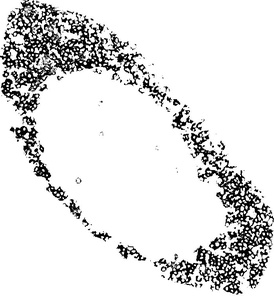
%> input picture matlab_pictures/confined_a.jpg, 274 x 296 px, shrunk from 698 x 752 before the run; its folder holds 4 pictures in this run
$ octave split_image_into_blocks_batch.m   (GNU Octave 9; MATLAB toolbox functions it lacks are replaced by stand-ins)
%> lines starting %> are read from the running program, lines starting %| are printed output that depends on the picture; in (x1, y1, x2, y2) boxes, pixels count from 0 and x2, y2 are one past the last pixel; in counts of white or black regions, pixels touching at a corner belong together; the program's own positions count from 1

% Erick Lu
% split_image_into_blocks_batch.m
% This code was written to quantify GC B cell dispersion in processed IHC images.
% The IgD (Stain_a) and GL7 (stain_b) single stain images from ImageJ
% were split into 25x25 pixel boxes using the "mat2cell" function.
% Each individual box was analyzed for IgD and GL7 content using the "numel"
% function to count pixels. For each picture, the proportion of GL7
% positive stain, along with the raw IgD and GL7 counts, are exported into
% an excel file for further analysis. This is also written so that it will run
% a batch of all the pictures you put in the "matlab pictures" folder, as long as you name
% the files properly (with suffix "_a" and "_b" for the corresponding two stains).
% Parts of this code were adapted from from Image Analyst (matlab authorid: 31862).

%==========================================================================
% Reading in the Images
%==========================================================================
clc;    % Clear the command window.
close all;  % Close all figures (except those of imtool.)
workspace;  % Make sure the workspace panel is showing.
fontSize = 20;

% Set the working directory to the folder containing the image files.
% MODIFY HERE TO SELECT NEW BATCH FROM FOLDER
folder = '/Users/ericklu/Desktop/Bioinformatics/ihc_quant/matlab_pictures'
cd(folder)

% Generate a list of all the files in the folder.
files = dir('*.jpg');
folder_size = length(files)

% MODIFY HERE TO MATCH DESTINATION FOLDER
pairing_log = fopen('pairing_log.txt', 'w')

% The following code will begin looping through all the files in the
% folder, extract the correct pairs of images, then store output data
% in a text file

n = 1
while n < folder_size
    baseFileName_a = files(n).name
    baseFileName_b = files(n+1).name

    fprintf(pairing_log, 'Files paired are %s and %s\n', baseFileName_a, baseFileName_b);

    % Get the full filename, with path prepended.
    fullFileName_a = fullfile(folder, baseFileName_a)
    fullFileName_b = fullfile(folder, baseFileName_b)

    rgbImage_a = imread(fullFileName_a);
%> rgbImage_a is the input picture: size 296x274x3 uint8; min 0, max 255, mean 223.1
    rgbImage_b = imread(fullFileName_b);
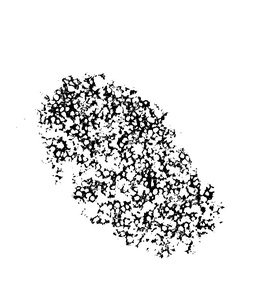
%> input picture matlab_pictures/confined_b.jpg, 274 x 296 px, shrunk from 698 x 752 before the run
%> rgbImage_b is the input picture: size 296x274x3 uint8; min 0, max 255, mean 231.3

    %Convert the images to true binary, since they contain some bleeding
    %grey pixels from ImageJ Jpg conversion.
    bwImage_a = im2bw(rgbImage_a);
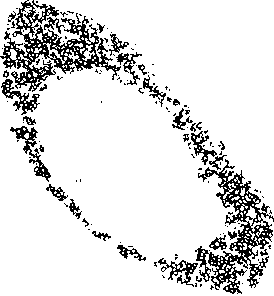
%> bwImage_a: size 296x274 logical; 87.6% white; black in thin lines or dots
    bwImage_b = im2bw(rgbImage_b);
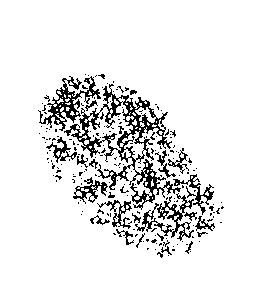
%> bwImage_b: size 296x274 logical; 90.9% white; black in thin lines or dots, all inside (x1, y1, x2, y2) = (38, 74, 224, 258)

    % Display image full screen, side by side.
    %subplot (1,2,1), imshow (bwImage_a);
    %subplot (1,2,2), imshow (bwImage_b);

    % for RGB images and 1 for black/white images.
    [rows columns numberOfColorBands] = size(bwImage_a)
%> rows = 296; columns = 274; numberOfColorBands = 1
    [rows_b columns_b numberOfColorBands_b] = size(bwImage_b)
%> rows_b = 296; columns_b = 274; numberOfColorBands_b = 1
    %Verify that rows == rows_b and columns == columns_b

    %%%%%%%%%%%%%%%%%%%%%%%%%%%%%%%%%%%%%%%%%%%%%%%%%%%%%%%%%%%%%%%%%%%%%%%%%%%%%%%%%%%%
    % Select Block Size and Create Matrix containing separate blocks using
    % mat2cell
    %%%%%%%%%%%%%%%%%%%%%%%%%%%%%%%%%%%%%%%%%%%%%%%%%%%%%%%%%%%%%%%%%%%%%%%%%%%%%%%%%%%%

    %MODIFY HERE TO CHANGE BLOCK SIZE
    blockSizeR = 25; % Pixel height for each block (row height).
    blockSizeC = 25; % Column height for each block (column height).

    % Figure out the size of each block in rows.
    % Most will be blockSizeR but there may be a remainder amount of less than that.
    wholeBlockRows = floor(rows / blockSizeR);
%> wholeBlockRows = 11
    blockVectorR = [blockSizeR * ones(1, wholeBlockRows), rem(rows, blockSizeR)];

    % Figure out the size of each block in columns.
    wholeBlockCols = floor(columns / blockSizeC);
%> wholeBlockCols = 10
    blockVectorC = [blockSizeC * ones(1, wholeBlockCols), rem(columns, blockSizeC)];

    % Generate a matrix containing the split image.
    ca_a = mat2cell(bwImage_a, blockVectorR, blockVectorC);
%> ca_a = 132 items
    ca_b = mat2cell(bwImage_b, blockVectorR, blockVectorC);
%> ca_b = 132 items

    %%%%%%%%%%%%%%%%%%%%%%%%%%%%%%%%%%%%%%%%%%%%%%%%%%%%%%%%%%%%%%%%%%%%%%%%%%%%
    %Run the loop to calculate pixel # of IgD and GL7 Stain, write to file.
    %%%%%%%%%%%%%%%%%%%%%%%%%%%%%%%%%%%%%%%%%%%%%%%%%%%%%%%%%%%%%%%%%%%%%%%%%%%%

    %Specify output text file to store data in:
    %MODIFY HERE TO MATCH BLOCK DIMENSIONS
    output_name = strrep(baseFileName_a, '_a.jpg', '_25x25.txt')

    fileID = fopen(output_name,'w');

    % Now display all the blocks.
    plotIndex = 1;
    numPlotsR = size(ca_a, 1);
%> numPlotsR = 12
    numPlotsC = size(ca_a, 2);
%> numPlotsC = 11

    %run the loop to analyze each block and spit out color quantification
    %values
    for r = 1 : numPlotsR
        for c = 1 : numPlotsC
            fprintf('plotindex = %d,   c=%d, r=%d\n', plotIndex, c, r);
            % Specify the location for display of the image.

            %UNCOMMENT THE NEXT LINE TO SHOW IMAGE
            %subplot(numPlotsR, numPlotsC, plotIndex);

            % Extract the numerical array out of the cell
            bwBlock_a = ca_a{r,c};
            bwBlock_b = ca_b{r,c};

            %UNCOMMENT THE NEXT LINE TO SHOW IMAGE
            %imshow(bwBlock_b); % Could call imshow(ca{r,c}) if you wanted to.
            [rowsB columnsB numberOfColorBandsB] = size(bwBlock_a)

            %Count the number of black pixels in the IgD Stain
            count_white_IgD = sum(bwBlock_a(:))
            numexact_IgD = numel(bwBlock_a) - count_white_IgD

            %Count the number of black pixels, in the SAME block, on the GL7
            %Stain.
            count_white_GL7 = sum(bwBlock_b(:))
            numexact_GL7 = numel(bwBlock_b) - count_white_GL7

            %Verify that you are counting the same total pixels between the IgD
            %and GL7 Stains, so that they can be compared.
            numpixels_IgD = numel(bwBlock_a);
            numpixels_GL7 = numel(bwBlock_b);

            %Calculate the proportion of IgD: IgD+GL7 stain.
            proportion_GL7 = numexact_GL7/(numexact_GL7 + numexact_IgD)

            %Print the data to your output file.
            fprintf(fileID,'%d\t%d\t%d\t%d\t%d\t%d\t%d\t%d\n', plotIndex, rowsB, columnsB, numexact_IgD, numexact_GL7, proportion_GL7, numpixels_IgD, numpixels_GL7);

            %%%%%%%%%%%%%%%%%%%%%%%%%%%%%%%%%%
            %UNCAPTION THE FOLLOWING LINES TO GENERATE THE IMAGE
            %%%%%%%%%%%%%%%%%%%%%%%%%%%%%%%%%%
            % Mark the index # for each block as it is printed to the screen.
            %caption = sprintf('#%d',plotIndex);
            %title(caption);
            %drawnow;

            % Increment the subplot to the next location.
            plotIndex = plotIndex + 1;
        end
    end
%> this loop made 12 passes
%> (printed output is left out)
%> after the loop, plotIndex = 133

    %Close the text file that your data is now stored in.
    fclose(fileID)

    %Increment n so that the next iteration of the while loop will analyze
    %the next pair of images.
    n = n + 2
end
%> pass 2 of the loop `while n < folder_size`:
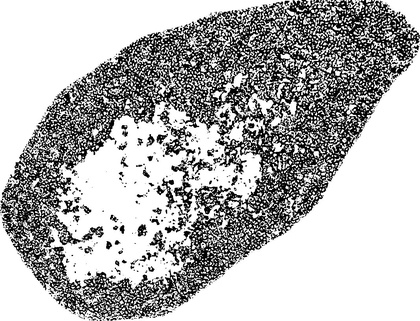
%> input picture matlab_pictures/disperse_a.jpg, 420 x 321 px, shrunk from 1068 x 816 before the run
%> rgbImage_a is the input picture: size 321x420x3 uint8; min 0, max 255, mean 179.4
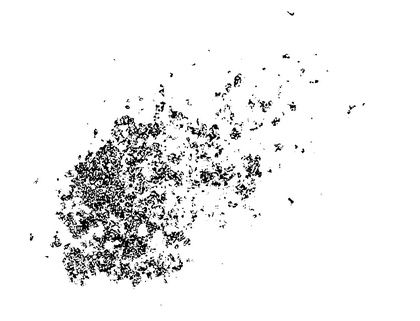
%> input picture matlab_pictures/disperse_b.jpg, 420 x 321 px, shrunk from 1068 x 816 before the run
%> rgbImage_b is the input picture: size 321x420x3 uint8; min 0, max 255, mean 238.1
%> bwImage_a: size 321x420 logical; 69.8% white; black in thin lines or dots
%> `bwImage_b = im2bw(rgbImage_b);`:
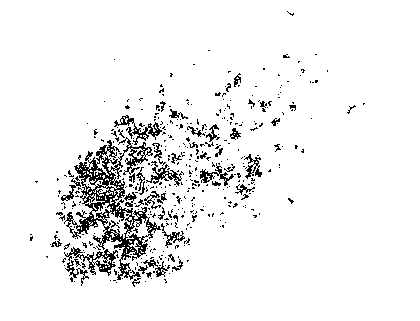
%> bwImage_b: size 321x420 logical; 93.7% white; black in thin lines or dots, all inside (x1, y1, x2, y2) = (30, 11, 365, 287)
%> ca_a = 221 items
%> the loop `for r = 1 : numPlotsR` made 13 passes
%> (printed output is left out)
%> after the loop `for r = 1 : numPlotsR`: plotIndex = 222

%Close the pairing log file.
fclose(pairing_log)
